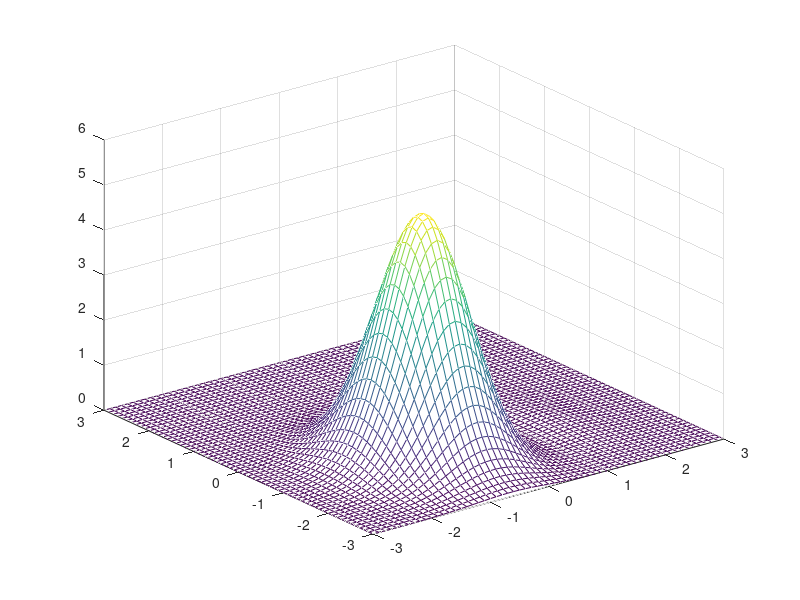

The MATLAB source for this figure:
function z = preview_input ()

x = -3:0.1:3;
y = -3:0.1:3;

[n m] = size(x);

for i=1:m
    for j=1:m
         z(j,i) = 3*( (1-x(i))^2 )*exp(- x(i)^2 - (y(j)+1)^2 );
    end
end

mesh (x,y,z);
end